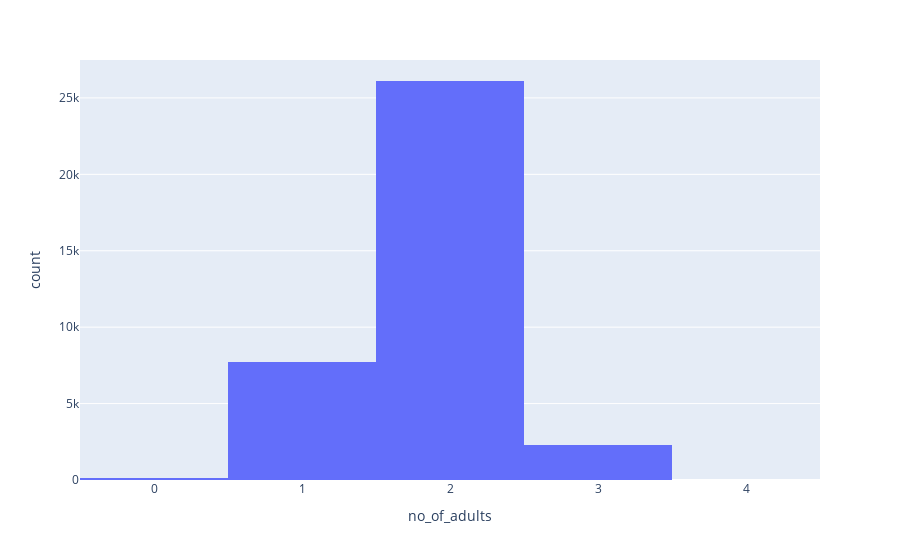
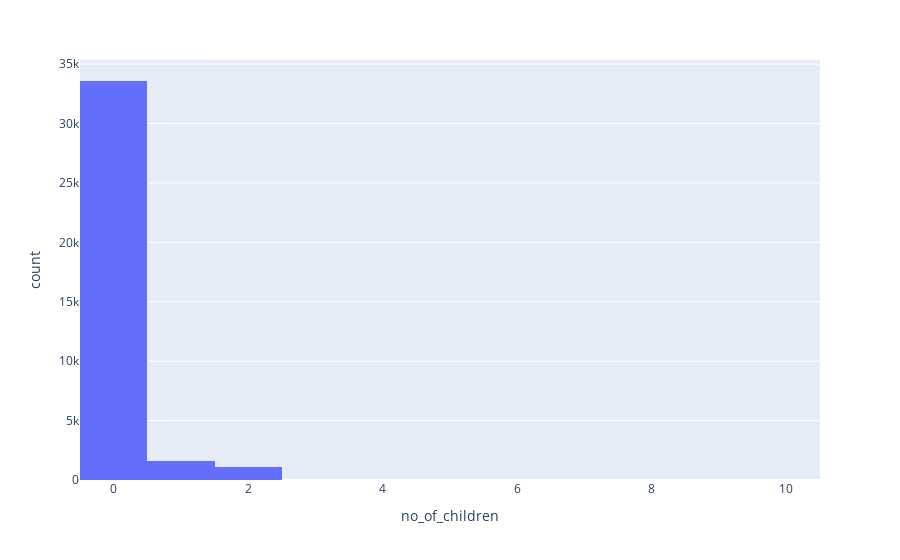
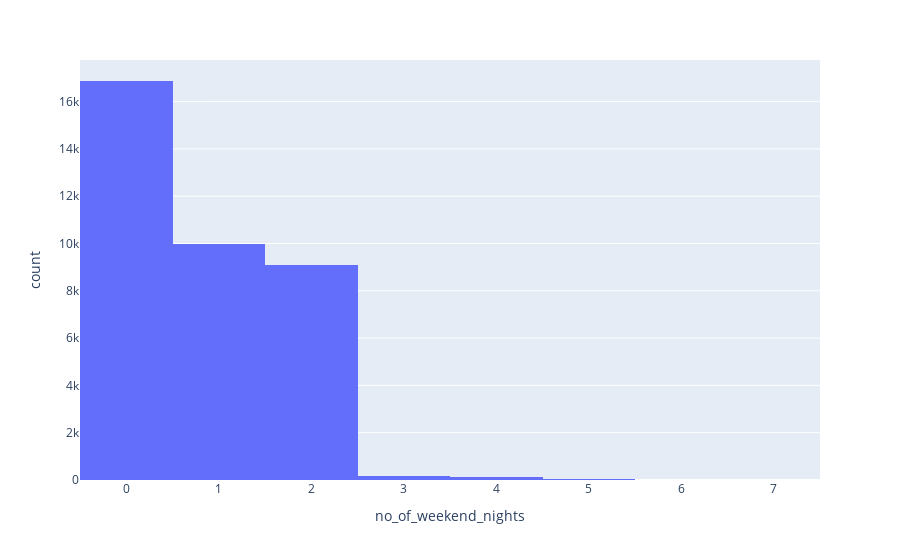
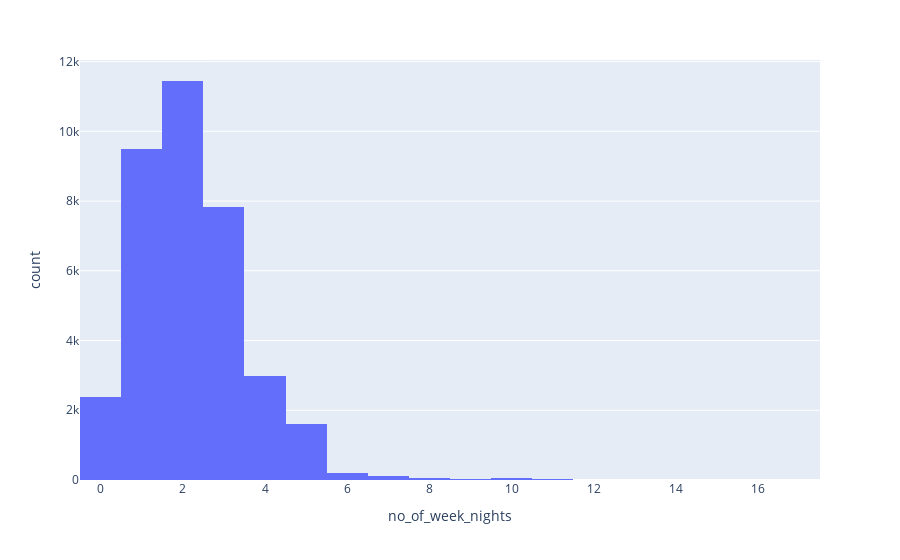

Notebook code cell kept with these figures, in order:
### Code cell
for num in numcols:
    px.histogram(data_frame=df, x=num).show()

### Figure 1 — Plotly figure (JSON) as saved in the notebook; plotly's stock layout.template omitted (floating-point values rounded to 4 significant figures; data arrays with more than 128 entries replaced by an {"elided": "..."} marker saying what was removed)
{"data": [{"bingroup": "x", "hovertemplate": "no_of_adults=%{x}<br>count=%{y}<extra></extra>", "legendgroup": "", "marker": {"color": "#636efa", "pattern": {"shape": ""}}, "name": "", "orientation": "v", "showlegend": false, "type": "histogram", "x": {"elided": "36275 int values"}, "xaxis": "x", "yaxis": "y"}], "layout": {"barmode": "relative", "legend": {"tracegroupgap": 0}, "margin": {"t": 60}, "xaxis": {"anchor": "y", "domain": [0, 1], "title": {"text": "no_of_adults"}}, "yaxis": {"anchor": "x", "domain": [0, 1], "title": {"text": "count"}}}}

### Figure 2 — Plotly figure (JSON) as saved in the notebook; plotly's stock layout.template omitted (floating-point values rounded to 4 significant figures; data arrays with more than 128 entries replaced by an {"elided": "..."} marker saying what was removed)
{"data": [{"bingroup": "x", "hovertemplate": "no_of_children=%{x}<br>count=%{y}<extra></extra>", "legendgroup": "", "marker": {"color": "#636efa", "pattern": {"shape": ""}}, "name": "", "orientation": "v", "showlegend": false, "type": "histogram", "x": {"elided": "36275 int values"}, "xaxis": "x", "yaxis": "y"}], "layout": {"barmode": "relative", "legend": {"tracegroupgap": 0}, "margin": {"t": 60}, "xaxis": {"anchor": "y", "domain": [0, 1], "title": {"text": "no_of_children"}}, "yaxis": {"anchor": "x", "domain": [0, 1], "title": {"text": "count"}}}}

### Figure 3 — Plotly figure (JSON) as saved in the notebook; plotly's stock layout.template omitted (floating-point values rounded to 4 significant figures; data arrays with more than 128 entries replaced by an {"elided": "..."} marker saying what was removed)
{"data": [{"bingroup": "x", "hovertemplate": "no_of_weekend_nights=%{x}<br>count=%{y}<extra></extra>", "legendgroup": "", "marker": {"color": "#636efa", "pattern": {"shape": ""}}, "name": "", "orientation": "v", "showlegend": false, "type": "histogram", "x": {"elided": "36275 int values"}, "xaxis": "x", "yaxis": "y"}], "layout": {"barmode": "relative", "legend": {"tracegroupgap": 0}, "margin": {"t": 60}, "xaxis": {"anchor": "y", "domain": [0, 1], "title": {"text": "no_of_weekend_nights"}}, "yaxis": {"anchor": "x", "domain": [0, 1], "title": {"text": "count"}}}}

### Figure 4 — Plotly figure (JSON) as saved in the notebook; plotly's stock layout.template omitted (floating-point values rounded to 4 significant figures; data arrays with more than 128 entries replaced by an {"elided": "..."} marker saying what was removed)
{"data": [{"bingroup": "x", "hovertemplate": "no_of_week_nights=%{x}<br>count=%{y}<extra></extra>", "legendgroup": "", "marker": {"color": "#636efa", "pattern": {"shape": ""}}, "name": "", "orientation": "v", "showlegend": false, "type": "histogram", "x": {"elided": "36275 int values"}, "xaxis": "x", "yaxis": "y"}], "layout": {"barmode": "relative", "legend": {"tracegroupgap": 0}, "margin": {"t": 60}, "xaxis": {"anchor": "y", "domain": [0, 1], "title": {"text": "no_of_week_nights"}}, "yaxis": {"anchor": "x", "domain": [0, 1], "title": {"text": "count"}}}}
